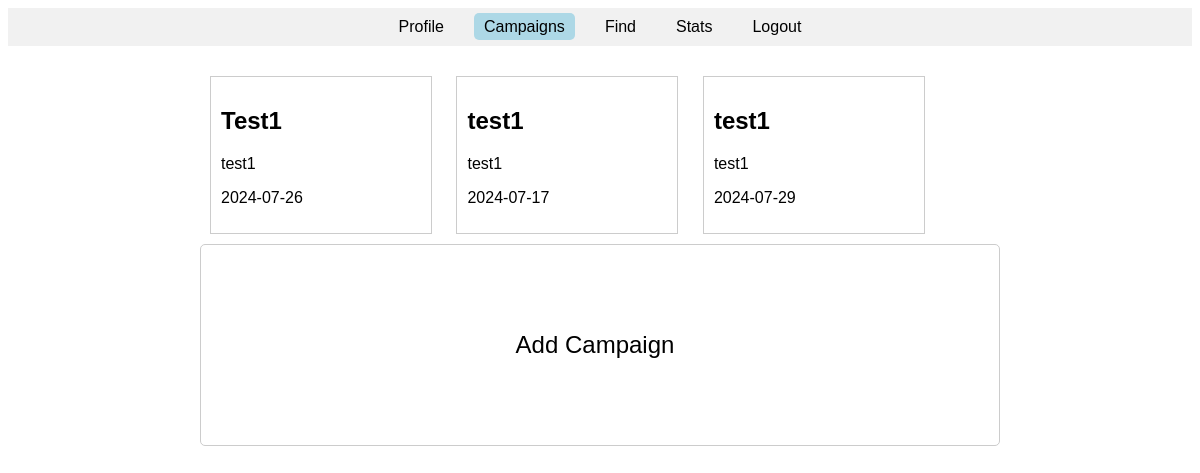
The app's page /sponsor/campaigns (signed in), older data.
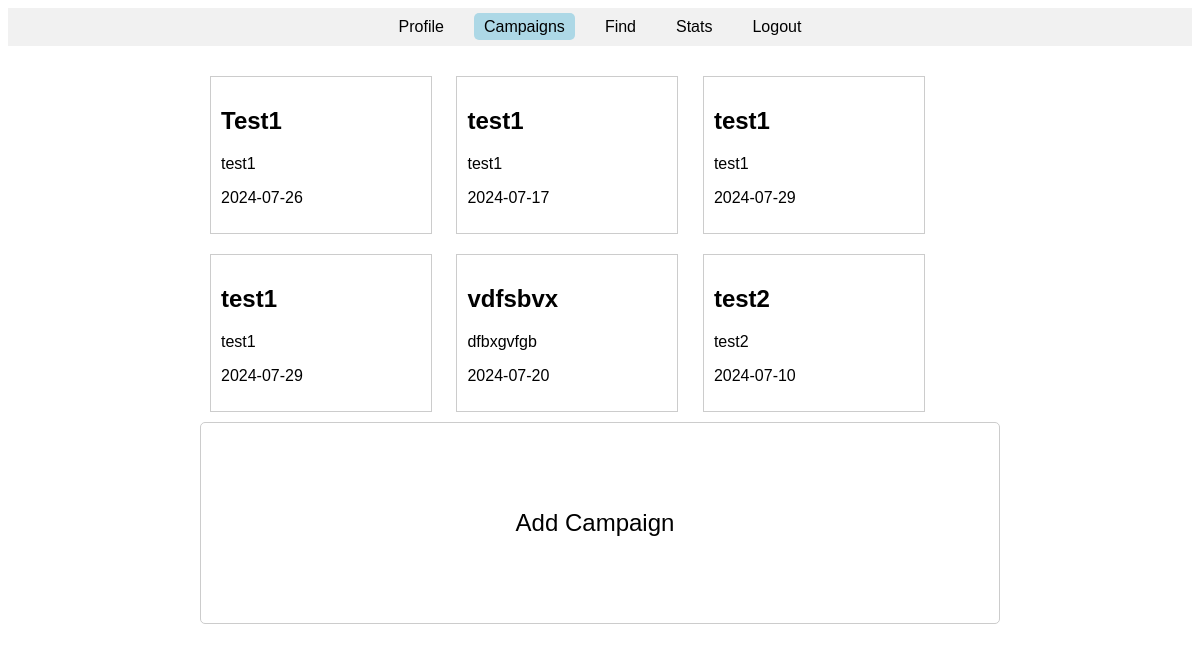
The same page, newer data.
### models.py (models this page shows)
class Campaign(db.Model):
    id = db.Column(db.Integer, primary_key=True)
    title = db.Column(db.String(100), nullable=False)
    description = db.Column(db.Text, nullable=False)
    image = db.Column(db.String(200), nullable=True)  # Store image URL or path
    niche = db.Column(db.String(100), nullable=False)
    date = db.Column(db.String(100), nullable=False)
    sponsor_id = db.Column(db.Integer, db.ForeignKey('sponsor.id'), nullable=False)
    sponsor = db.relationship('Sponsor', backref=db.backref('campaigns', lazy=True))

### main.py (the view, shortened to what this page needs)
@app.route('/sponsor/campaigns', methods=['GET', 'POST'])
def sponsor_campaigns():
    if 'logged_in' in session and session.get('user_type') == 'sponsor':
        sponsor = Sponsor.query.filter_by(username=session['username']).first()
        if sponsor:
            campaigns = Campaign.query.filter_by(sponsor_id=sponsor.id).all()
            return render_template('sponsor_campaign.html', campaigns=campaigns)
    return redirect(url_for('user_login'))

### templates/sponsor_campaign.html (shortened to what this page needs)
<!DOCTYPE html>
<html lang="en">
<head>
</head>
<body>
    <header>
        <nav>
            <ul>
                <li><a href="{{ url_for('sponsor_profile') }}">Profile</a></li>
                <li><a href="{{ url_for('sponsor_campaigns') }}" class="active">Campaigns</a></li>
                <li><a href="{{ url_for('sponsor_find_page') }}" >Find</a></li>
                <li><a href="#stats">Stats</a></li>
                <li><a href="{{ url_for('logout') }}">Logout</a></li>
            </ul>
        </nav>
    </header>
    <main>
        <div>
            {% if campaigns %}
                {% for campaign in campaigns %}
                    <div class="campaign" onclick="showCampaignDetails('{{ campaign.id }}', '{{ campaign.title }}', '{{ campaign.budget }}')">
                        <h2>{{ campaign.title }}</h2>
                        <p>{{ campaign.description }}</p>
                        <p>{{ campaign.date }}</p>
                    </div>
                {% endfor %}
            {% else %}
                <p>No campaigns found.</p>
            {% endif %}
        </div>
        <div class="add-campaign" id="addCampaignBtn">
            <span>Add Campaign</span>
        </div>
    </main>
</body>
</html>

### templates/sponsor_campaign.html (style rules this page uses)
body { font-family: Arial, sans-serif; }
header { background-color: #f1f1f1; padding: 10px 0; }
nav ul { list-style: none; padding: 0; margin: 0; display: flex; justify-content: center; }
nav ul li { margin: 0 10px; }
nav ul li a { text-decoration: none; color: black; padding: 5px 10px; }
nav ul li a.active { background-color: lightblue; border-radius: 5px; }
main { padding: 20px; max-width: 800px; margin: 0 auto; }
.add-campaign { display: flex; align-items: center; justify-content: center; height: 200px; border: 1px solid #ccc; border-radius: 5px; cursor: pointer; }
.add-campaign span { font-size: 24px; margin-right: 10px; }
.campaign { border: 1px solid #ccc; padding: 10px; margin: 10px; display: inline-block; width: 200px; vertical-align: top; cursor: pointer; }

Row changes from the older to the newer data that the page shows:
added Campaign: title "test1", description "test1", date "2024-07-29"
added Campaign: title "vdfsbvx", description "dfbxgvfgb", date "2024-07-20"
added Campaign: title "test2", description "test2", date "2024-07-10"
